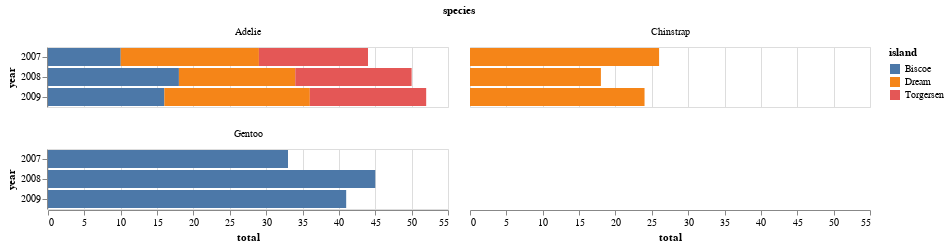

The notebook cell saved with this chart:
### Code cell
alt.Chart(penguins_island_spec_summary.to_pandas()).mark_bar(
).encode(
    alt.Y('year:O'),
    alt.X('total'),
    alt.Color('island')
).facet('species',columns=2)

### Figure 1 — Vega-Lite specification as saved in the notebook (floating-point values rounded to 4 significant figures)
{"config": {"view": {"continuousWidth": 400, "continuousHeight": 300}}, "data": {"name": "data-a4c2725d415170975736c6ff24369041"}, "facet": {"type": "nominal", "field": "species"}, "spec": {"mark": "bar", "encoding": {"color": {"type": "nominal", "field": "island"}, "x": {"type": "quantitative", "field": "total"}, "y": {"type": "ordinal", "field": "year"}}}, "columns": 2, "$schema": "https://vega.github.io/schema/vega-lite/v4.8.1.json", "datasets": {"data-a4c2725d415170975736c6ff24369041": [{"year": 2007, "island": "Biscoe", "species": "Adelie", "total": 10}, {"year": 2007, "island": "Biscoe", "species": "Gentoo", "total": 33}, {"year": 2007, "island": "Dream", "species": "Adelie", "total": 19}, {"year": 2007, "island": "Dream", "species": "Chinstrap", "total": 26}, {"year": 2007, "island": "Torgersen", "species": "Adelie", "total": 15}, {"year": 2008, "island": "Biscoe", "species": "Adelie", "total": 18}, {"year": 2008, "island": "Biscoe", "species": "Gentoo", "total": 45}, {"year": 2008, "island": "Dream", "species": "Adelie", "total": 16}, {"year": 2008, "island": "Dream", "species": "Chinstrap", "total": 18}, {"year": 2008, "island": "Torgersen", "species": "Adelie", "total": 16}, {"year": 2009, "island": "Biscoe", "species": "Adelie", "total": 16}, {"year": 2009, "island": "Biscoe", "species": "Gentoo", "total": 41}, {"year": 2009, "island": "Dream", "species": "Adelie", "total": 20}, {"year": 2009, "island": "Dream", "species": "Chinstrap", "total": 24}, {"year": 2009, "island": "Torgersen", "species": "Adelie", "total": 16}]}}
